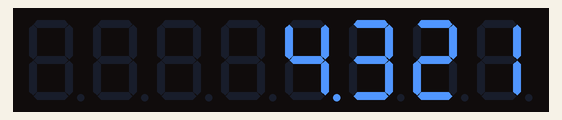
This program was run on a simulated Raspberry Pi Pico running MicroPython. Parts: 8-digit seven-segment display. At 12.0 s the program stops and its outputs stay as they are.

Above: at 2.1 s.
At 7.1 s:
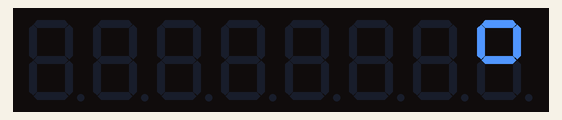

The program:

MAX7219_7_Segment_8_Digit_No_Library_Program_1.py
```python
# Using 8-Digit 7-Segment Display with MAX7219 Driver Chip
#
# No Library! Basics - Program 1, ONE display
#
# VCC to 5V rail
# GND Pin to GND rail
# DIN Pin to SPI0 TX - GP19
# CS Pin to SPI0 CSn - GP17
# CLK Pin to SPI0 SCK - GP18
#
# Lori Pfahler
# August 2025

from machine import Pin, SPI
import utime

# Control pins for display
DIN = Pin(19, Pin.OUT)
CLK = Pin(18, Pin.OUT)
CS = Pin(17, Pin.OUT)

# set up the SPI bus
spi = SPI(0, baudrate=100000, polarity=0, phase=0, sck=CLK, mosi=DIN)

# initialize CS pin to high
CS.value(1)

# write test command - turn on
CS.value(0)
spi.write(bytes([0x0F, 0x01]))
CS.value(1)

utime.sleep(2)

# write test command off
CS.value(0)
spi.write(bytes([0x0F, 0x00]))
CS.value(1)

# set normal operation
CS.value(0)
spi.write(bytes([0x0C, 0x01]))
CS.value(1)

# enable all digits
CS.value(0)
spi.write(bytes([0x0B, 0x07]))
CS.value(1)

# write brightness command - full brightness
CS.value(0)
spi.write(bytes([0x0A, 0x0F]))
CS.value(1)

# turn on decode mode for all eight digits
CS.value(0)
spi.write(bytes([0x09, 0xFF]))
CS.value(1)


# write the number "1" in digit zero
CS.value(0)
spi.write(bytes([0x01, 0x01]))
CS.value(1)

# write the number "2" in digit one
CS.value(0)
spi.write(bytes([0x02, 0x02]))
CS.value(1)

# write the number "3" in digit two
CS.value(0)
spi.write(bytes([0x03, 0x03]))
CS.value(1)

# write the number "4." in digit three with decimal point
CS.value(0)
spi.write(bytes([0x04, 0x84]))
CS.value(1)

# write a blank for digit four
CS.value(0)
spi.write(bytes([0x05, 0x0F]))
CS.value(1)

# write a blank for digit five
CS.value(0)
spi.write(bytes([0x06, 0x0F]))
CS.value(1)

# write a blank for digit six
CS.value(0)
spi.write(bytes([0x07, 0x0F]))
CS.value(1)

# write a blank for digit seven
CS.value(0)
spi.write(bytes([0x08, 0x0F]))
CS.value(1)

utime.sleep(5)


# switch to no decode
# no decode for all eight digits
CS.value(0)
spi.write(bytes([0x09, 0x00]))
CS.value(1)

# write a degree symbol in digit 0
CS.value(0)
spi.write(bytes([0x01, 0b01100011]))
CS.value(1)

# write a blank in digit 1 - 7
for i in range(2, 9):
    CS.value(0)
    spi.write(bytes([i, 0b00000000]))
    CS.value(1)

utime.sleep(5)

# turn display off (shutdown mode)
CS.value(0)
spi.write(bytes([0x0C, 0x00]))
CS.value(1)
```

Measured:
- what the display in image 0 shows lasts 5.0 s, from 2.0 s to 7.0 s
